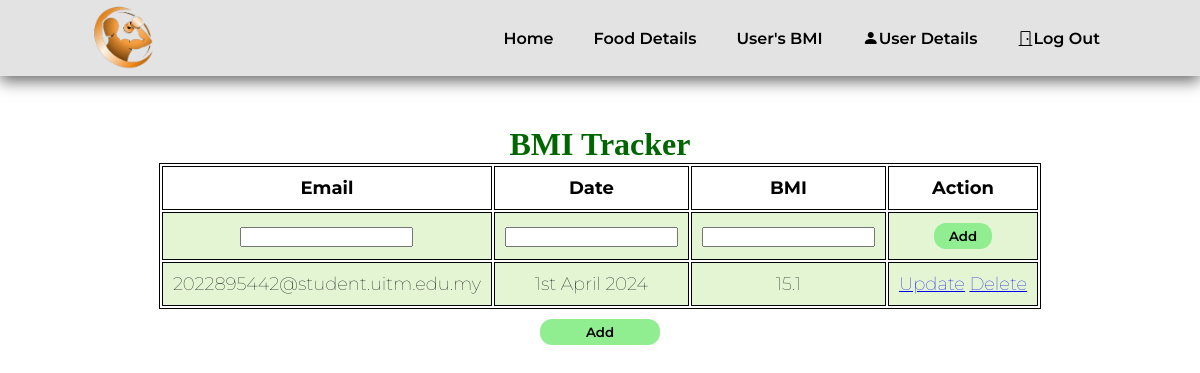
The app's page /adminbmi.php (signed in) with its own data.
### tables this page shows
CREATE TABLE `bmi` (
  `email` varchar(30) NOT NULL,
  `suggestID` varchar(10) NOT NULL,
  `date` date NOT NULL,
  `bmi_value` double NOT NULL
);

### adminbmi.php (the view, shortened to what this page needs)
<?php
include 'conn.php';
$sql = " SELECT email,DATE_FORMAT(date,'%D %M %Y'),bmi_value FROM bmi ORDER BY email, date ASC ";
$result = $conn->query($sql);
?>
<!DOCTYPE html>
<html lang="en">
<head>
    <link rel="stylesheet" href="https://cdn.jsdelivr.net/npm/bootstrap-icons@1.8.3/font/bootstrap-icons.css">
    <link rel="stylesheet" href="css/home.css">
</head>
<body>
<section id="header">
        <a href="adminhome.php"><img id="logo" src="newlogo2.png" alt="" class="logo" width="90" height=auto></a>
        <div>
            <ul id="navbar">
                <li><a href="adminhome.php">Home</a></li>
                <li><a href="adminfood.php">Food Details</a></li>
                <li><a href="adminbmi.php">User's BMI</a></li>
                <li><a href="adminuser.php"><i class='bi bi-person-fill'></i>User Details</a></li>
                <li><a href="login.php"><i class="bi bi-door-closed"></i>Log Out</a></li>
            </ul>
        </div>
    </section>
    <section>
        <h1>BMI Tracker</h1>
        <table>
            <tr>
                <th>Email</th>
                <th>Date</th>
                <th>BMI</th>
                <th>Action</th>
            </tr>
            <tr>
                <form action="" method="post">
                    <td><input type="text" name="email"></td>
                    <td><input type="text" name="date"></td>
                    <td><input type="text" name="bmi_value"></td>
                    <td><a href=""><button name="addBtn" style="background-color: lightgreen;">Add</button></a></td>
                </form>
            </tr>
            <?php
                while($rows=$result->fetch_assoc())
                {
            ?>
            <tr>
                <td><?php echo $rows['email'];?></td>
                <td><?php echo $rows["DATE_FORMAT(date,'%D %M %Y')"];?></td>
                <td><?php echo $rows['bmi_value'];?></td>
                <td><?php echo "<a href=updatebmi.php?bmiEmail=$rows[email]>Update</a>";?>
                <?php echo "<a href=delete.php?bmiEmail=$rows[email]>Delete</a>";?></td>
            </tr>
            <?php
                }
            ?>
        </table>
        <div style="text-align: center; padding-top:10px"><a href="#"><button style="background-color: lightgreen; width:10%;">Add</button></a></div>
    </section>
</body>
</html>

### css/home.css (style rules this page uses)
* { margin: 0; padding: 0; box-sizing: border-box; font-family: 'Montserrat', sans-serif; }
body { width: 100%; }
#header { z-index: 10000; display: flex; align-items: center; justify-content: space-between; padding: 20px 80px; background-color: #e3e3e3; box-shadow: 0 5px 15px rgb(0,0,0,0.6); position: sticky; top: 0; left: 0; height: 76px; }
#navbar { display: flex; align-items: center; justify-content: center; }
#navbar li { list-style: none; padding: 0 20px; }
#navbar li a { position: relative; text-decoration: none; font-size: 16px; font-weight: 600; color: #000000; transition: 0.3s ease; }
button { padding: 5px 15px; border: none; font-weight: 600; border-radius: 12px; cursor: pointer; background-color: transparent; }

### adminbmi.php (style rules this page uses)
table { margin: 0 auto; font-size: large; border: 1px solid black; }
h1 { text-align: center; color: #006600; font-size: xx-large; font-family: 'Gill Sans', 'Gill Sans MT', ' Calibri', 'Trebuchet MS', 'sans-serif'; padding-top: 50px; }
td { background-color: #E4F5D4; border: 1px solid black; }
th, td { font-weight: bold; border: 1px solid black; padding: 10px; text-align: center; }
td { font-weight: lighter; }

### records on screen
bmi: email "2022895442@student.uitm.edu.my", DATE_FORMAT "1st April 2024", bmi_value "15.1"
